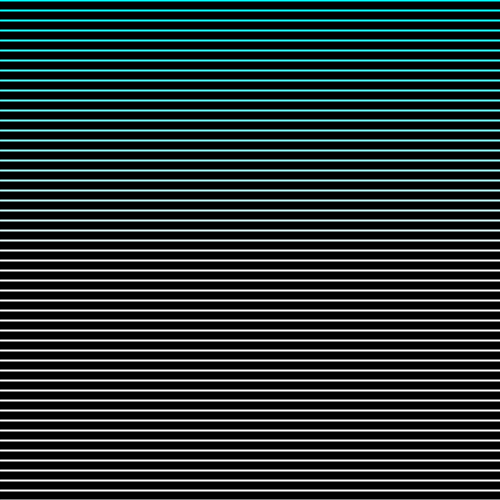
Frame 1 (no input)
Frame 60 (the mouse pressed at the canvas centre just before this capture): identical to frame 1, image omitted
Frame 120 (the mouse held since frame 60 and released just before this capture): identical to frame 1, image omitted

The Processing sketch that drew this single still picture (run headless with seeded random() and noise(); from frame 60 on, the mouse is pressed at the canvas centre):

// Processing sketch: lineasParalelas
// ── lineasParalelas.pde
float espacio = 10;
void setup() {
  size(500,500);
}
void draw() {
  background(0);
  for(int i=0; i<100; i++){
    stroke(i*10,255,255);
    strokeWeight(2);
    line(0, espacio*i, width, espacio*i);
  }
}
